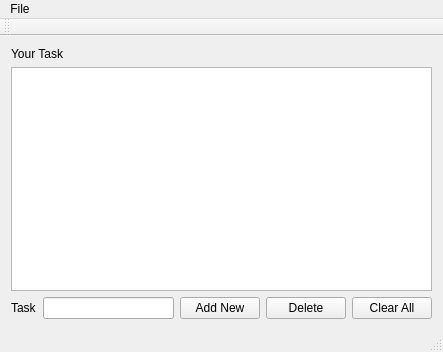
<?xml version="1.0" encoding="UTF-8"?>
<ui version="4.0">
 <class>MainWindow</class>
 <widget class="QMainWindow" name="MainWindow">
  <property name="geometry">
   <rect>
    <x>0</x>
    <y>0</y>
    <width>443</width>
    <height>352</height>
   </rect>
  </property>
  <property name="windowTitle">
   <string>MainWindow</string>
  </property>
  <widget class="QWidget" name="centralWidget">
   <layout class="QVBoxLayout" name="verticalLayout">
    <item>
     <widget class="QLabel" name="label_2">
      <property name="text">
       <string>Your Task</string>
      </property>
     </widget>
    </item>
    <item>
     <widget class="QListWidget" name="listWidget"/>
    </item>
    <item>
     <layout class="QHBoxLayout" name="horizontalLayout">
      <item>
       <widget class="QLabel" name="label">
        <property name="text">
         <string>Task</string>
        </property>
       </widget>
      </item>
      <item>
       <widget class="QLineEdit" name="lineEdit"/>
      </item>
      <item>
       <widget class="QPushButton" name="btbAddNew">
        <property name="text">
         <string>Add New</string>
        </property>
       </widget>
      </item>
      <item>
       <widget class="QPushButton" name="btnDelete">
        <property name="text">
         <string>Delete</string>
        </property>
       </widget>
      </item>
      <item>
       <widget class="QPushButton" name="btnClearAll">
        <property name="text">
         <string>Clear All</string>
        </property>
       </widget>
      </item>
     </layout>
    </item>
   </layout>
  </widget>
  <widget class="QMenuBar" name="menuBar">
   <property name="geometry">
    <rect>
     <x>0</x>
     <y>0</y>
     <width>443</width>
     <height>21</height>
    </rect>
   </property>
   <widget class="QMenu" name="menuFike">
    <property name="title">
     <string>File</string>
    </property>
    <addaction name="actionAbout"/>
   </widget>
   <addaction name="menuFike"/>
  </widget>
  <widget class="QToolBar" name="mainToolBar">
   <attribute name="toolBarArea">
    <enum>TopToolBarArea</enum>
   </attribute>
   <attribute name="toolBarBreak">
    <bool>false</bool>
   </attribute>
  </widget>
  <widget class="QStatusBar" name="statusBar"/>
  <action name="actionAbout">
   <property name="text">
    <string>About</string>
   </property>
  </action>
 </widget>
 <layoutdefault spacing="6" margin="11"/>
 <resources/>
 <connections/>
</ui>
